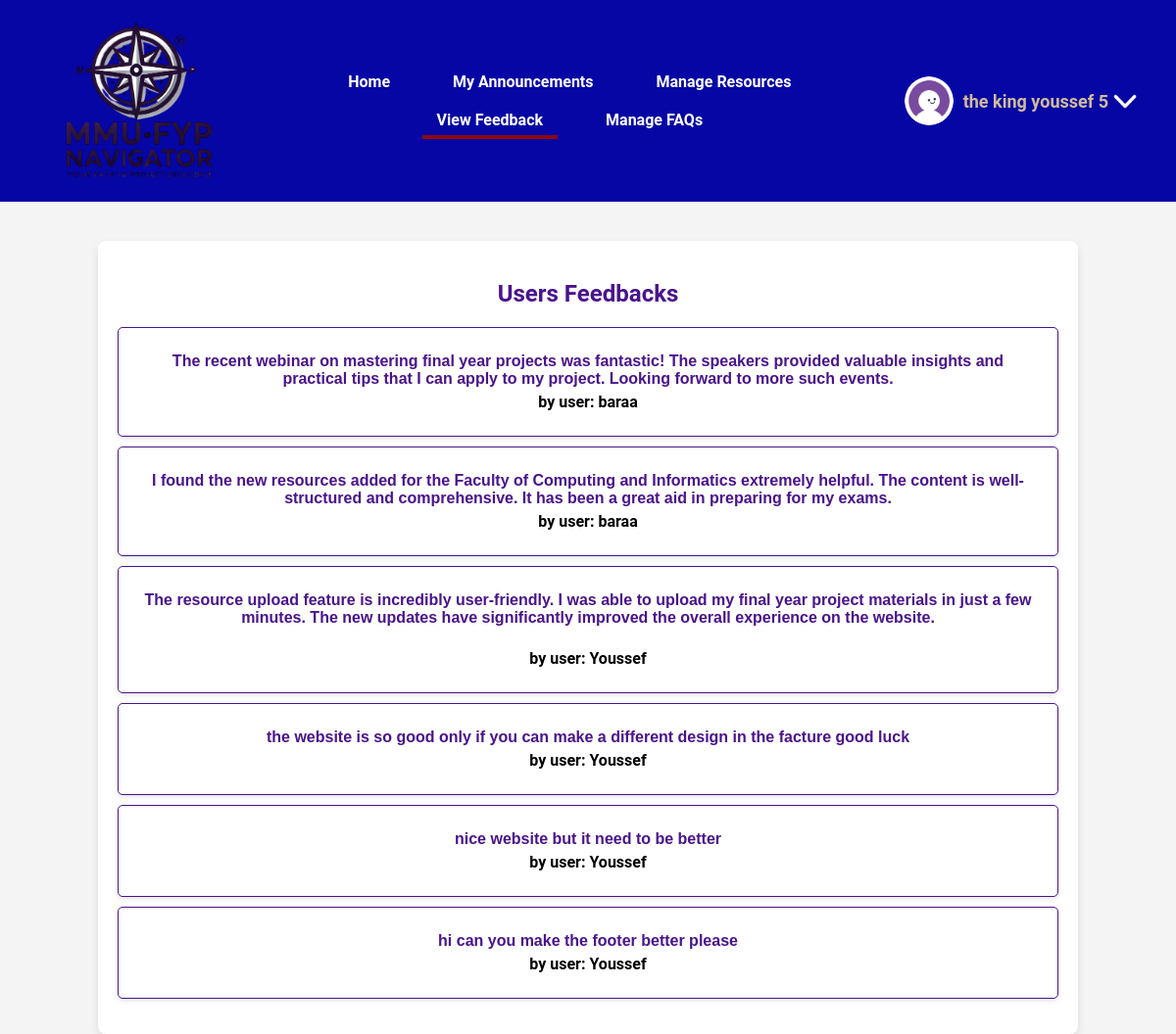
The page /manage_feedback.php (signed in) on the database its author committed.
### tables this page shows
CREATE TABLE `feedback` (
  `feedback_id` int(11) NOT NULL,
  `user_id` int(11) DEFAULT NULL,
  `feedback_text` text NOT NULL,
  `submitted_at` timestamp NOT NULL DEFAULT current_timestamp()
);

CREATE TABLE `users` (
  `user_id` int(11) NOT NULL,
  `username` varchar(50) NOT NULL,
  `password` varchar(255) NOT NULL,
  `email` varchar(100) NOT NULL,
  `profile_picture` varchar(255) DEFAULT NULL,
  `is_admin` tinyint(1) DEFAULT 0,
  `created_at` timestamp NOT NULL DEFAULT current_timestamp()
);

### manage_feedback.php (the view, shortened to what this page needs)
<?php
require 'db.php';
$stmt = $pdo->prepare("SELECT f.*, u.username FROM feedback f JOIN users u ON f.user_id = u.user_id ORDER BY f.submitted_at DESC");
$stmt->execute();
$feedbacks = $stmt->fetchAll(PDO::FETCH_ASSOC);
?>
<!DOCTYPE html>
<html lang="en">
<head>
    <link rel="stylesheet" href="css/style.css">
    <link rel="stylesheet" href="css/manage_feedback.css">
</head>
<body>
    <?php include 'header.php';  ?>
    <div class="container">
        <h2>Users Feedbacks</h2>
        <div class="feedback-list">
            <?php if (count($feedbacks) > 0):  ?>
                <ul>
                    <?php foreach ($feedbacks as $feedback):  ?>
                        <li>
                            <p class="feedback-text"><?php echo nl2br(htmlspecialchars($feedback['feedback_text'])); ?></p>
                            <p class="feedback-user">by user: <?php echo htmlspecialchars($feedback['username']); ?></p>
                        </li>
                    <?php endforeach; ?>
                </ul>
            <?php else: ?>
                <h4>No feedbacks available.</h4>
            <?php endif; ?>
        </div>
    </div>
</body>
</html>

### css/style.css (style rules this page uses)
body { font-family: 'Roboto', sans-serif; margin: 0; padding: 0; background-color: #f4f4f4; }
.container { width: 80%; margin: 0 auto; padding: 20px; background: #fff; box-shadow: 0 4px 8px rgba(0, 0, 0, 0.1); border-radius: 8px; margin-top: 40px; }
h1, h2, h3 { text-align: center; color: #4A148C; font-weight: bold; }

### css/manage_feedback.css (style rules this page uses)
.feedback-list ul { list-style-type: none; padding: 0; }
.feedback-list li { background: #fff; color: #4A148C; margin: 10px 0; padding: 20px; border: 1px solid #4A148C; border-radius: 5px; box-shadow: 0 2px 5px rgba(0, 0, 0, 0.1); transition: transform 0.3s, box-shadow 0.3s; text-align: center; }
.feedback-list li p { margin: 5px 0; }
.feedback-list li .feedback-text { font-weight: bold; font-family: Arial, sans-serif; color: #4A148C; }
.feedback-list li .feedback-user { font-weight: bold; color: black; }

### css/header.css (style rules this page uses)
body { font-family: 'Roboto', sans-serif; margin: 0; padding: 0; background-color: #f4f4f4; }

### rows shown on the page
feedback: feedback_text "The recent webinar on mastering final year projects was fantastic! The speakers provided valuable insights and practical tips that I can apply to my project. Looking forward to more such events.", user.username "baraa"
feedback: feedback_text "I found the new resources added for the Faculty of Computing and Informatics extremely helpful. The content is well-structured and comprehensive. It has been a great aid in preparing for my exams.", user.username "baraa"
feedback: feedback_text "The resource upload feature is incredibly user-friendly. I was able to upload my final year project materials in just a few minutes. The new updates have significantly improved the overall experience on the website.", user.username "Youssef"
feedback: feedback_text "the website is so good only if you can make a different design in the facture good luck", user.username "Youssef"
feedback: feedback_text "nice website but it need to be better", user.username "Youssef"
feedback: feedback_text "hi can you make the footer better please", user.username "Youssef"

### other values the page prints
$_SESSION['username'] "the king youssef 5"
